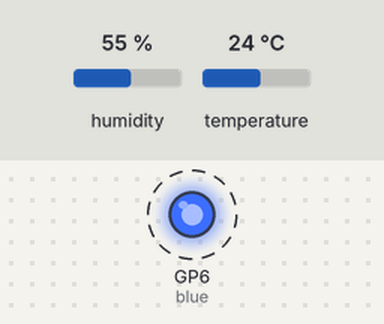
Bench run of a program on a simulated Raspberry Pi Pico running MicroPython. Shown: output pins drawn as LEDs (lit = HIGH). Dashed ring = blinking. Inputs (shaded band) come from the test bench; at power-on: humidity 55 %, temperature 24 °C. WiFi joins after 1.5 s; what the program prints to the serial console is not drawn.

Above: at 0.13 s.
Timing chart, 0 to 3.0 s (numbered marks = the images above):
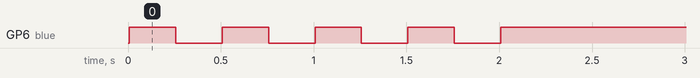

The program:

main.py
```python
# Temp and Humidity sensor
# Harry Hollies
# 17/02/2024

from machine import Pin, I2C
from time import sleep, sleep_ms

import network
import socket

# Run this code to find out what the address is of the temperature sensor
# Return a decimal number, needs converting to hexadecimal
i2c = I2C(0, scl=Pin(5), sda=Pin(4), freq=400000)
print(i2c.scan())

# Filter out the address of the SHT31 sensor
sht31_address = 0x45
other_devices = [addr for addr in i2c.scan() if addr != sht31_address]

print("Other devices found on the I2C bus:")
for addr in other_devices:
    print(f"Address: 0x{addr:02x}")


#-----------------------------------------------------------------------------------------------


R_HIGH   = const(1)
R_MEDIUM = const(2)
R_LOW    = const(3)

class SHT31(object):
    """
    This class implements an interface to the SHT31 temprature and humidity
    sensor from Sensirion.
    """

    # This static map helps keeping the heap and program logic cleaner
    _map_cs_r = {
    	True: {
            R_HIGH : b'\x2c\x06',
            R_MEDIUM : b'\x2c\x0d',
            R_LOW: b'\x2c\x10'
            },
        False: {
            R_HIGH : b'\x24\x00',
            R_MEDIUM : b'\x24\x0b',
            R_LOW: b'\x24\x16'
            }
        }

    def __init__(self, i2c, addr=0x45): # Check address of your sensor
        """
        Initialize a sensor object on the given I2C bus and accessed by the
        given address.
        """
        if i2c == None:
            raise ValueError('I2C object needed as argument!')
        self._i2c = i2c
        self._addr = addr

    def _send(self, buf):
        """
        Sends the given buffer object over I2C to the sensor.
        """
        self._i2c.writeto(self._addr, buf)

    def _recv(self, count):
        """
        Read bytes from the sensor using I2C. The byte count can be specified
        as an argument.
        Returns a bytearray for the result.
        """
        return self._i2c.readfrom(self._addr, count)

    def _raw_temp_humi(self, r=R_HIGH, cs=True):
        """
        Read the raw temperature and humidity from the sensor and skips CRC
        checking.
        Returns a tuple for both values in that order.
        """
        if r not in (R_HIGH, R_MEDIUM, R_LOW):
            raise ValueError('Wrong repeatabillity value given!')
        self._send(self._map_cs_r[cs][r])
        sleep_ms(100)
        raw = self._recv(6)
        return (raw[0] << 8) + raw[1], (raw[3] << 8) + raw[4]

    def get_temp_humi(self, resolution=R_HIGH, clock_stretch=True, celsius=True):
        """
        Read the temperature in degree celsius or fahrenheit and relative
        humidity. Resolution and clock stretching can be specified.
        Returns a tuple for both values in that order.
        """
        t, h = self._raw_temp_humi(resolution, clock_stretch)
        if celsius:
            temp = -45 + (175 * (t / 65535))
        else:
            temp = -49 + (315 * (t / 65535))
        return temp, 100 * (h / 65535)


#-----------------------------------------------------------------------------------------
# If using Pico, print(get_temp_humi()) to display sensor readings
#-----------------------------------------------------------------------------------------


# Configure Newtwork (Pico W Only)

ssid = '************'
password = '************'


def connect():
    blue = Pin(6, Pin.OUT)

    wlan = network.WLAN(network.STA_IF)
    wlan.active(True)
    wlan.connect(ssid, password)
    while wlan.isconnected() == False:
        print('connecting to network...')
        # Flash led quickly to show connection is working
        blue.value(1)  # set GPIO pin high (turn on LED)
        sleep(0.25)
        blue.value(0)  # set GPIO pin low (turn off LED)
        sleep(0.25)
        blue.value(1)  # set GPIO pin high (turn on LED)
        sleep(0.25)
        blue.value(0)  # set GPIO pin low (turn off LED)
        sleep(0.25)
    ip = wlan.ifconfig()[0]
    print(f'Connected on {ip}')
    return ip


def isConnected():
    wlan = network.WLAN(network.STA_IF)
    return wlan.isconnected()


def open_socket(ip):
    address = (ip, 80)
    connection = socket.socket()
    connection.bind(address)
    connection.listen(2) # max number of connections
    print(f"Listeneing on {address}")
    return connection


# Generate webpage, refresh content every 60 seconds
def webpage(reading):
    html = f"""
        <!DOCTYPE HTML>
            <html lang="en">
                <head>
                    <meta charset="utf-8">
                    <meta name="viewport" content="initial-scale=1, minimal-ui, width=device-width">
                    <title>Pico W Temp / Humidity</title>
                    <meta http-equiv="refresh" content="60">
                </head>
                <body>
                    <main>
                        <div style= "text-align:center; font-size:30px;">
                            <p id="reading" name="reading">{reading}</p>
                        </div>
                    </main>
                    <footer>
                    </footer>
                </body>
            </html>
        """
    return str(html)


def serve(connection):
    # Start web server
    while True:
        try:
            # Validate Data received from sensor
            temp = sensor.get_temp_humi()[0]
            humi = sensor.get_temp_humi()[1]
            if isinstance(temp, float) and isinstance(humi, float):
                temp = int(temp)
                humi = int(humi)
                if temp >= -5 and  temp <= 45 and humi >= 0 and humi <= 100:

                    # Data passed validation, Send data!
                    sensor_data = {'Temp': temp, 'Humidity': humi}
                    print(sensor_data)
                    client = connection.accept()[0]
                    request = client.recv(1024)
                    html = webpage(sensor_data)
                    client.send(html)

                    # Slow flash led to show the program is working
                    blue.value(0)
                    sleep(1)
                    blue.value(1)
                    sleep(2)
                    blue.value(0)
                    sleep(1)
                    blue.value(1)
                    sleep(2)
                    client.close()
                else:
                    print("Invalid data from sensor")
                    continue
            else:
                print("Invalid data from sensor")
                continue
        except Exception as e:
            print(f"Error sending data {e}")
            blue.value(0)
            sleep(2)
            serve(connection)

#-----------------------------------------------------------------------------------------


blue = Pin(6, Pin.OUT)
sensor = SHT31(i2c, addr=0x45)

# Check wifi connected and render webpage accessed on local IP of Pico W
while True:
    if not isConnected():
        blue.value(0)
        ip = connect()
    else:
        blue.value(1)
        connection = open_socket(ip)
        serve(connection)
```

Measured:
- by itself, GP6 (blue): alternates HIGH for 0.25 s and LOW for 0.25 s, 9 changes in all, then stays HIGH
